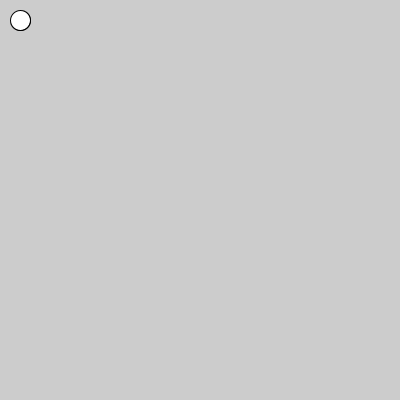
Frame 1 (no input)
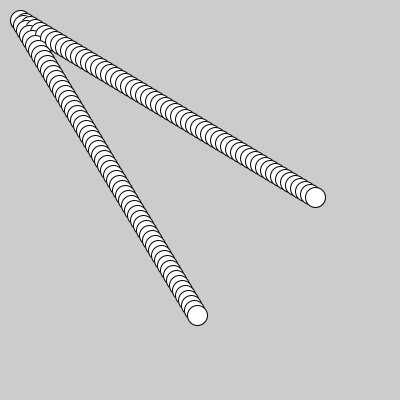
Frame 60 (the mouse pressed at the canvas centre just before this capture)
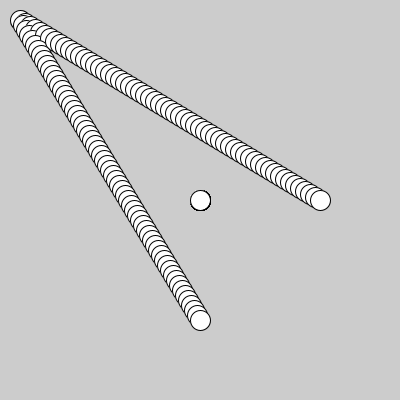
Frame 120 (the mouse held since frame 60 and released just before this capture)

The Processing sketch that drew these frames (run headless with seeded random() and noise(); from frame 60 on, the mouse is pressed at the canvas centre):

// Processing sketch: processing_158018
// ── processing_158018.pde

int counter;
int x = 20;
int dx = 5;
int y = 20;
int dy = 3;

void setup() {  //setup function called initially, only once
  size(400, 400);
}

void draw() {  //draw function loops 
 ellipse(x,y,20,20);
 ellipse(y,x,20,20);
 
 x = x + dx;
 y = y + dy;
 
 if(x > 400) {
    dx = -5;
 }
 
 if(x < 6) {
    dx = 5;
 }
 if(y > 400) {
    dy = -3;
 }
 if(y < 6){
    dy = 3;
}
 
 if (mousePressed){
     x = mouseX;
     y = mouseY;
 }
  
 }
